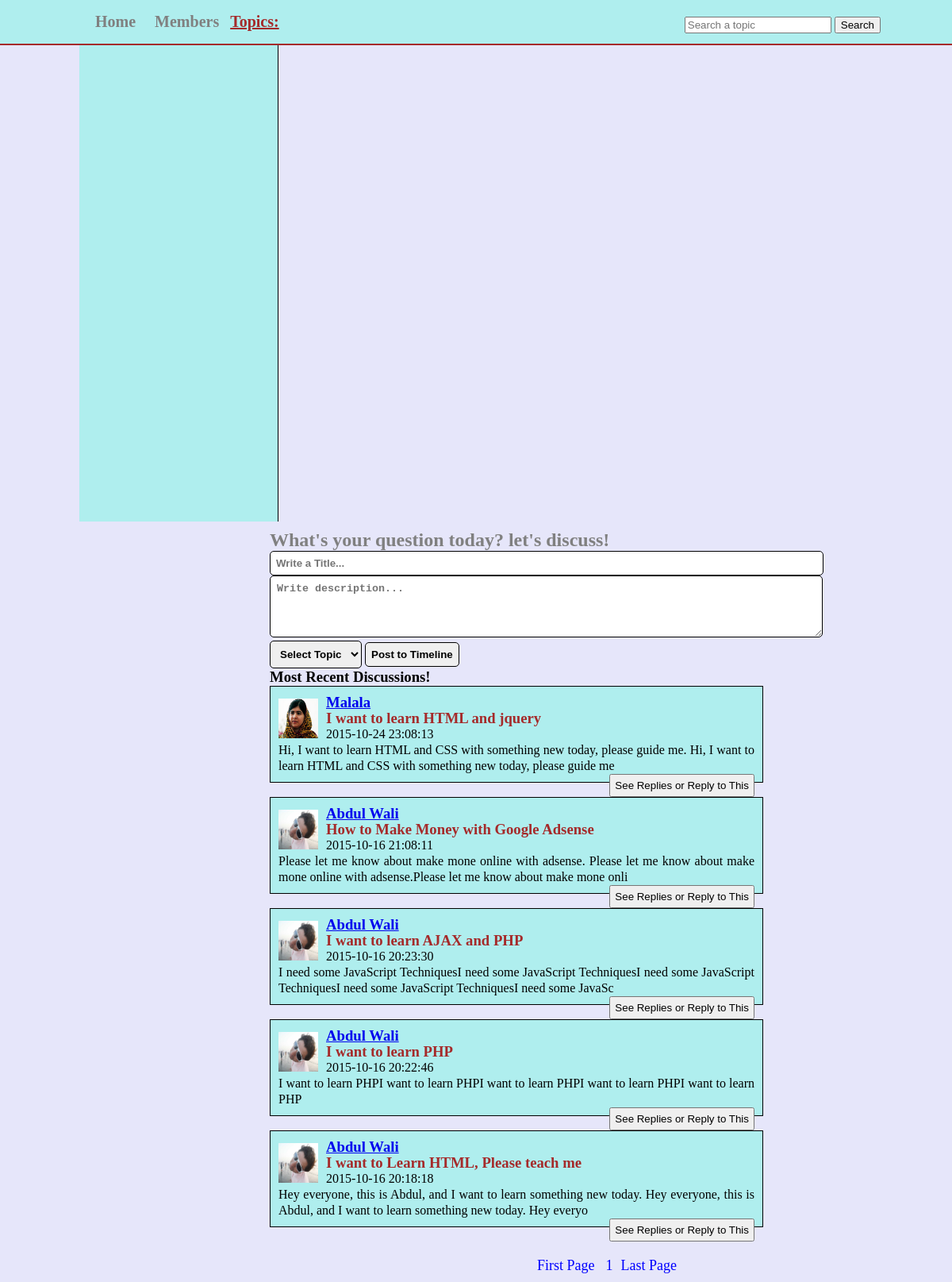
Screenshot of /home.php (signed in) with the database file from the repository.
### tables this page shows
CREATE TABLE IF NOT EXISTS `posts` (
  `post_id` int(11) NOT NULL AUTO_INCREMENT,
  `user_id` int(11) NOT NULL,
  `topic_id` int(11) NOT NULL,
  `post_title` text NOT NULL,
  `post_content` text NOT NULL,
  `post_date` timestamp NOT NULL DEFAULT CURRENT_TIMESTAMP,
  PRIMARY KEY (`post_id`)
);

CREATE TABLE IF NOT EXISTS `users` (
  `user_id` int(11) NOT NULL AUTO_INCREMENT,
  `user_name` varchar(255) NOT NULL,
  `user_pass` varchar(255) NOT NULL,
  `user_email` varchar(255) NOT NULL,
  `user_country` text NOT NULL,
  `user_gender` text NOT NULL,
  `user_birthday` text NOT NULL,
  `user_image` text NOT NULL,
  `user_reg_date` text NOT NULL,
  `user_last_login` text NOT NULL,
  `status` text NOT NULL,
  `ver_code` int(100) NOT NULL,
  `posts` text NOT NULL,
  PRIMARY KEY (`user_id`)
);

### functions/functions.php (the view, shortened to what this page needs)
<?php
$con = mysqli_connect("localhost","devika_social","atL2IH@QTkWa","devika_social") or die("Connection was not established");
	function get_posts(){
	global $con;
	$per_page=5;
	if (isset($_GET['page'])) {
	$page = $_GET['page'];
	}
	else {
	$page=1;
	}
	$start_from = ($page-1) * $per_page;
	$get_posts = "select * from posts ORDER by 1 DESC LIMIT $start_from, $per_page";
	$run_posts = mysqli_query($con,$get_posts);
	while($row_posts=mysqli_fetch_array($run_posts)){
		$post_id = $row_posts['post_id'];
		$user_id = $row_posts['user_id'];
		$post_title = $row_posts['post_title'];
		$content = substr($row_posts['post_content'],0,150);
		$post_date = $row_posts['post_date'];
		$user = "select * from users where user_id='".$user_id."' AND posts='yes'";
		$run_user = mysqli_query($con,$user);
		$row_user=mysqli_fetch_array($run_user);
		$user_name = $row_user['user_name'];
		$user_image = $row_user['user_image'];
		echo "<div id='posts'>
		<p><img src='users/$user_image' width='50' height='50'></p>
		<h3><a href='user_profile.php?u_id=$user_id'>$user_name</a></h3>
		<h3>$post_title</h3>
		<p>$post_date</p>
		<p>$content</p>
		<a href='single.php?post_id=$post_id' style='float:right;'><button>See Replies or Reply to This</button></a>
		</div><br/>
		";
	}
	include("pagination.php");
	}
?>

### home.php (shortened to what this page needs)
<!DOCTYPE html>
<?php
include("functions/functions.php");
if(!isset($_SESSION['user_email'])){
	header("location: index.php");
}
else { ?>
<html>
	<head>
	<link rel="stylesheet" href="styles/home_style.css" media="all"/>
	</head>
<body>
	<div class="container">
		<div id="head_wrap">
			<div id="header">
				<ul id="menu">
					<li><a href="home.php">Home</a></li>
					<li><a href="members.php">Members</a></li>
					<strong>Topics:</strong>
				</ul>
				<form method="get" action="results.php" id="form1">
					<input type="text" name="user_query" placeholder="Search a topic"/>
					<input type="submit" name="search" value="Search"/>
				</form>
			</div>
		</div>
			<div class="content">
			<div id="user_timeline">
				<div id="user_details">
					</div>
				</div>
			</div>
				<div id="content_timeline">
					<form action="home.php?id=<?php echo $user_id;?>" method="post" id="f">
					<h2>What's your question today? let's discuss!</h2>
					<input type="text" name="title" placeholder="Write a Title..." size="82" required="required"/><br/>
					<textarea cols="83" rows="4" name="content" placeholder="Write description..."></textarea><br/>
					<select name="topic">
						<option>Select Topic</option>
					</select>
					<input type="submit" name="sub" value="Post to Timeline"/>
					</form>
						<h3>Most Recent Discussions!</h3>
						<?php get_posts();?>
				</div>
</body>
</html>
<?php } ?>

### functions/pagination.php
<?php
$query = "select * from posts";
$result = mysqli_query($con, $query);
$total_posts = mysqli_num_rows($result);
$total_pages = ceil($total_posts / $per_page);
echo "
<center>
<div id='pagination'>
<a href='home.php?page=1'>First Page</a>
";
for ($i=1; $i<=$total_pages; $i++) {
echo "<a href='home.php?page=$i'>$i</a>";
}
echo "<a href='home.php?page=$total_pages'>Last Page</a></center></div>";
?>

### styles/home_style.css (style rules this page uses)
html, body, div, span, applet, object, iframe, h1, h2, h3, h4, h5, h6, p, blockquote, pre, a, abbr, acronym, address, big, cite, code, del, dfn, em, img, ins, kbd, q, s, samp, small, strike, strong, sub, sup, tt, var, b, u, i, center, dl, dt, dd, ol, ul, li, fieldset, form, label, legend, table, caption, tbody, tfoot, thead, tr, th, td, article, aside, canvas, details, embed, figure, figcaption, footer, header, hgroup, menu, nav, output, ruby, section, summary, time, mark, audio, video { margin: 0; padding: 0; border: 0; }
body { background-color:#E6E6FA; }
.container { margin:0; padding:0; background-color:#E6E6FA; }
#head_wrap { width:100%; height:35px; margin:0 auto; border-bottom:2px solid brown; padding:10px; background:#AFEEEE; }
#header { margin:0 auto; width:1000px; height:35px; }
#menu { line-height:35px; padding:0; margin:0; float:left; }
#menu li { display:inline; list-style:none; }
#menu a { margin:5px; padding:5px; text-decoration:none; color:gray; font-size:20px; font-weight:bold; }
#menu strong { font-size:20px; text-decoration:underline; color:brown; }
#form1 { float:right; line-height:35px; padding-top:3px; }
.content { width:1000px; margin:0 auto; }
#user_timeline { background:#AFEEEE; width:250px; float:left; height:600px; border-right:1px solid black; }
#user_details { padding:10px; }
#content_timeline { float:right; width:850px; padding:10px; }
#f input { padding:7px; border:1px solid black; border-radius:5px; font-weight:bolder; }
#f textarea { padding:8px; border:1px solid black; border-radius:5px; font-weight:bolder; }
#f select { padding:8px; border:1px solid black; border-radius:5px; font-weight:bolder; }
#f h2 { color:gray; font-family:Sansational; }
#pagination { margin-top:20px; }
#pagination a { color:blue; text-decoration:none; font-size:18px; margin:5px; }
#posts { width:600px; background:#AFEEEE; padding:10px; line-height:20px; border:1px solid black; text-align:justify; }
#posts img { float:left; padding-top:5px; padding-right:10px; }
#posts h3 { color:brown; }
#posts button { padding:5px; }

### rows the page displays
posts: user.user_image (picture), user.user_name "Malala", post_title "I want to learn HTML and jquery", post_date "2015-10-24 23:08:13", post_content "Hi, I want to learn HTML and CSS with something new today, please guide me. Hi, I want to learn HTML and CSS with something new today, please guide me"
posts: user.user_image (picture), user.user_name "Abdul Wali", post_title "How to Make Money with Google Adsense", post_date "2015-10-16 21:08:11", post_content "Please let me know about make mone online with adsense. Please let me know about make mone online with adsense.Please let me know about make mone onli"
posts: user.user_image (picture), user.user_name "Abdul Wali", post_title "I want to learn AJAX and PHP", post_date "2015-10-16 20:23:30", post_content "I need some JavaScript TechniquesI need some JavaScript TechniquesI need some JavaScript TechniquesI need some JavaScript TechniquesI need some JavaSc"
posts: user.user_image (picture), user.user_name "Abdul Wali", post_title "I want to learn PHP", post_date "2015-10-16 20:22:46", post_content "I want to learn PHPI want to learn PHPI want to learn PHPI want to learn PHPI want to learn PHP"
posts: user.user_image (picture), user.user_name "Abdul Wali", post_title "I want to Learn HTML, Please teach me", post_date "2015-10-16 20:18:18", post_content "Hey everyone, this is Abdul, and I want to learn something new today. Hey everyone, this is Abdul, and I want to learn something new today. Hey everyo"
